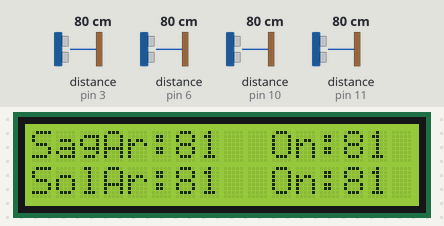
A sketch run on a simulated Arduino Uno, built with avr-gcc and run on an emulated ATmega328P. On the bench: 16×2 character LCD. The inputs (shaded band) are chosen by the test bench; at power-on: distance to the obstacle (sensors on pin 6, pin 10, pin 11, pin 3) 80 cm. What the sketch prints to the serial monitor is not drawn.

Above: at 2.2 s.
2.3 s: distance to the obstacle (sensor on pin 6) set to 120 cm
At 3.6 s:
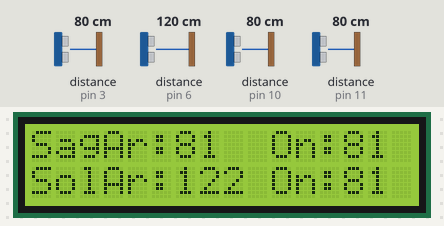
3.9 s: distance to the obstacle (sensor on pin 10) set to 299 cm
At 4.6 s:
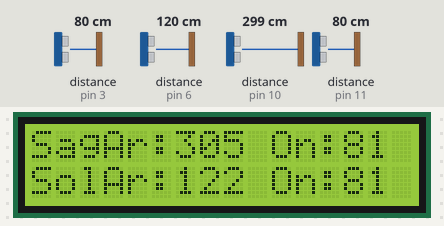
5.6 s: distance to the obstacle (sensor on pin 11) set to 120 cm
At 6.4 s:
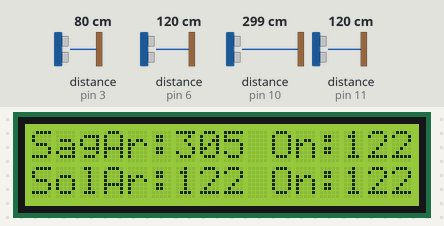
10.2 s: distance to the obstacle (sensor on pin 6) set to 250 cm
At 10.8 s:
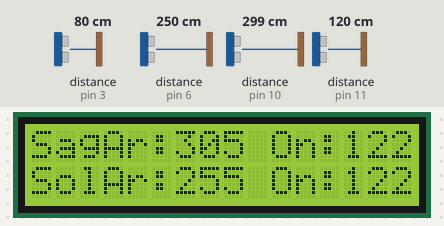
12.0 s: distance to the obstacle (sensor on pin 11) set to 299 cm
At 13.4 s:
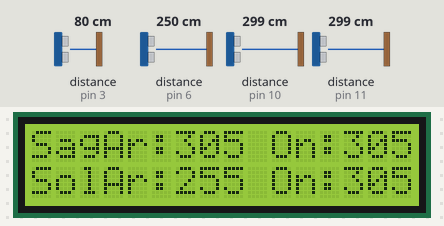
Timing chart, 0 to 14.7 s (numbered marks = the images above; inputs shaded):
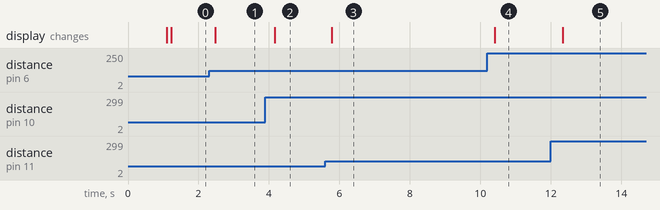

The sketch:

JumpMeter.ino
```cpp
#include "NewPing.h"
#include <LiquidCrystal_I2C.h>

#include <Wire.h>

LiquidCrystal_I2C lcdekranim(0x27,16,2);

int SagTg = 9;
int SagEC = 10;

int SolTG = 5;
int SolEC = 6;

int SagOnTg = 12;
int SagOnEC = 11;

int SolOnTG = 4;
int SolOnEC = 3;

int SolUzunluk = 400;
int SagUzunluk = 400;

int SolOnUzunluk = 400;
int SagOnUzunluk = 400;
NewPing sol(SolTG,SolEC,SolUzunluk);
NewPing sag(SagTg,SagEC,SagUzunluk);
NewPing solOn(SolOnTG,SolOnEC,SolOnUzunluk);
NewPing sagOn(SagOnTg,SagOnEC,SagOnUzunluk);
///arka
int SagSensor()
{
return sag.ping_cm();
}
int SolSensor()
{
return sol.ping_cm();
}

///Ön
int SagOnSensor()
{
return sagOn.ping_cm();
}
int SolOnSensor()
{
return solOn.ping_cm();
}

void setup() {
  pinMode(SagTg, OUTPUT);
  pinMode(SagEC,INPUT);

  pinMode(SolTG, OUTPUT);
  pinMode(SolEC,INPUT);
  Serial.begin(9600);
  Serial.println("Başladı");

  lcdekranim.init();
  lcdekranim.backlight();
  lcdekranim.setCursor(0,0);
  lcdekranim.print("Ziplama Olcer");
  delay(1000);
  lcdekranim.clear();
}

int maxSag = 0;
int maxSol = 0;
int maxSagOn = 0;
int maxSolOn = 0;


void loop() {
int sol = SolSensor();
int sag = SagSensor();

int solOn = SolOnSensor();
int sagOn = SagOnSensor();


delay(100);
//Serial.println();
//Serial.println();
Serial.print("Sol Arka: ");
Serial.print(sol);
Serial.print("  Sag Arka: ");
Serial.print(sag);
Serial.print("  Sol Ön: ");
Serial.print(solOn);
Serial.print("  Sag Ön: ");
Serial.print(sagOn);
Serial.println();
//Serial.println();


if (sag >= maxSag){
  maxSag = sag;
  }
if (sol >= maxSol){
maxSol = sol;
}
if (sagOn >= maxSagOn){
  maxSagOn = sagOn;
  }
if (solOn >= maxSolOn){
maxSolOn = solOn;
}

  lcdekranim.setCursor(0,0);
 lcdekranim.print("SagAr:");
  lcdekranim.setCursor(6,0);
 lcdekranim.print(maxSag);

  lcdekranim.setCursor(10,0);
 lcdekranim.print("On:");
  lcdekranim.setCursor(13,0);
 lcdekranim.print(maxSagOn);

 lcdekranim.setCursor(0,1);
 lcdekranim.print("SolAr:");
  lcdekranim.setCursor(6,1);
 lcdekranim.print(maxSol);

   lcdekranim.setCursor(10,1);
 lcdekranim.print("On:");
  lcdekranim.setCursor(13,1);
 lcdekranim.print(maxSagOn);


Serial.print("Max Sağ Arka Deger: ");
Serial.print(maxSag);
Serial.print(" Max Sol Arka Deger: ");
Serial.print(maxSol);
Serial.println();
Serial.print("Max Sağ Ön Deger: ");
Serial.print(maxSagOn);
Serial.print(" Max Sol Ön Deger: ");
Serial.print(maxSolOn);
Serial.println();

}
```

Measured:
- after the input at 2.3 s, the display: changes after 0.18 s (image 1)
- after the input at 3.9 s, the display: changes after 0.27 s (image 2)
- after the input at 5.6 s, the display: changes after 0.18 s (image 3)
- after the input at 10.2 s, the display: changes after 0.21 s (image 4)
- after the input at 12.0 s, the display: changes after 0.34 s (image 5)
